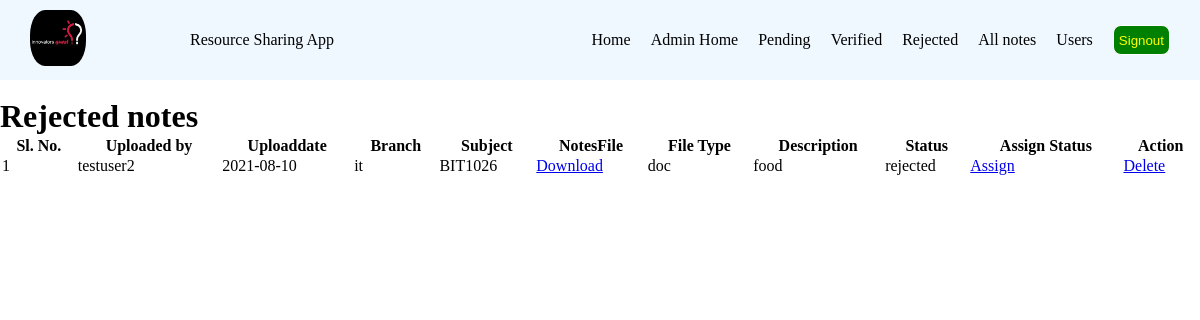
The app's page /rejected_notes/ (signed in) with its own data.
### resources/models.py (models this page shows, shortened)
class Note(models.Model):
    author = models.ForeignKey(CustomUser,on_delete=models.CASCADE)
    uploaddata = models.CharField(max_length=30)
    branch = models.CharField(max_length=20)
    subject = models.CharField(max_length=30)
    notesfile = models.FileField()
    filetype = models.CharField(max_length=20)
    description = models.CharField(max_length=200)
    status = models.CharField(max_length=30)

### users/models.py (models this page shows, shortened)
class CustomUser(AbstractUser):
    first_name = models.CharField(max_length=100)
    last_name = models.CharField(max_length=100)
    regno = models.CharField(max_length=10)
    email = models.CharField(max_length=100)
    branch = models.CharField(max_length=30,null=True)

### resources/views.py (the view)
# urls.py: path('rejected_notes/',rejected_notes,name='rejected_notes'),
def rejected_notes(request):
    if not request.user.is_authenticated or not request.user.is_staff:
        redirect('admin_login')
    else:
        notes = Note.objects.filter(status="rejected")
        d={'notes':notes}
    return render(request,'rejected_notes.html',d)

### resources/templates/rejected_notes.html
{% extends 'admin_base.html' %}
{% block content %}
<br>
<h1>Rejected notes</h1>
<table style="width:100%">
    <tr>
      <th>Sl. No.</th>
      <th>Uploaded by</th>
      <th>Uploaddate</th>
      <th>Branch</th>
      <th>Subject</th>
      <th>NotesFile</th>
      <th>File Type</th>
      <th>Description</th>
      <th>Status</th>
      <th>Assign Status</th>
      <th>Action</th>
    </tr>
    {% for note in notes %}
    <tr>
        <td>{{ forloop.counter }}</td>
        <td>{{ note.author.username }}</td>
        <td>{{ note.uploaddata }}</td>
        <td>{{ note.branch }}</td>
        <td>{{ note.subject }}</td>
        <td><a href="{{ note.notesfile.url }}" download>Download</a></td>
        <td>{{ note.filetype }}</td>
        <td>{{ note.description }}</td>
        <td>{{ note.status }}</td>
        <td><a href="{% url 'assign_status' note.id %}" onclick="return confirm('Are you sure?')">Assign</a></td>
        <td><a href="{% url 'delete_note' note.id %}" onclick="return confirm('Are you sure?')">Delete</a></td>
    </tr>
    {% endfor %}
  </table>
{% endblock content %}

### resources/static/css/base.css (style rules this page uses)
* { margin: 0; padding: 0; }

### records on screen
Note: author.username "testuser2", uploaddata "2021-08-10", branch "it", subject "BIT1026", filetype "doc", description "food", status "rejected"
